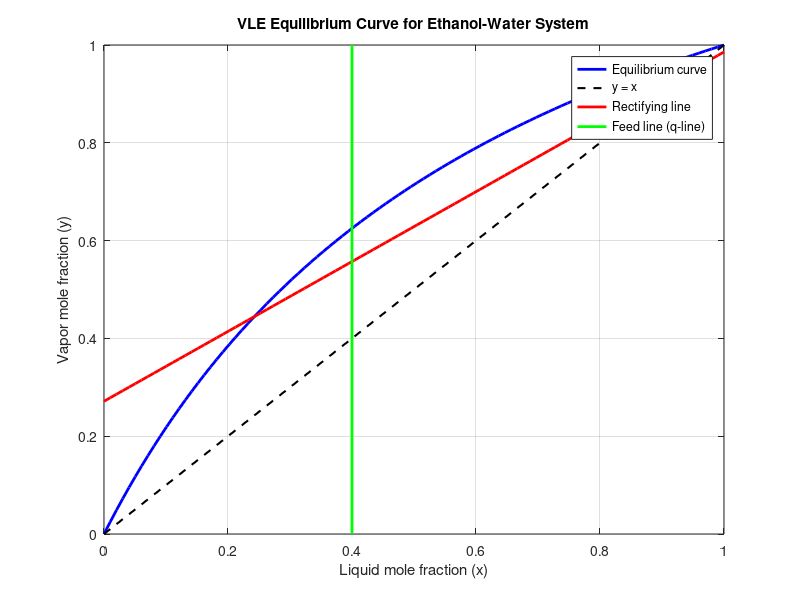

Write the MATLAB code that produced this figure.
clear
clc
close all

% Relative volatility for ethanol-water mixture
alpha = 2.5;

x = linspace(0,1,100);

% Equilibrium relation
y = (alpha .* x) ./ (1 + (alpha - 1).*x);

figure
plot(x,y,'b','LineWidth',2)
hold on

plot(x,x,'k--','LineWidth',1.5)

xlabel('Liquid mole fraction (x)')
ylabel('Vapor mole fraction (y)')
title('VLE Equilibrium Curve for Ethanol-Water System')

legend('Equilibrium curve','y = x')
grid on

% Distillation specifications
xD = 0.95;   
xB = 0.05;   
R  = 2.5;    

% Rectifying operating line
y_rect = (R/(R+1))*x + xD/(R+1);

plot(x,y_rect,'r','LineWidth',2)

legend('Equilibrium curve','y = x','Rectifying operating line')

xF=0.4;    
q=1;      


if q==1
    x_q=[xF xF];
    y_q=[0 1];
    plot(x_q,y_q,'g','LineWidth',2)
else
    y_q = (q/(q-1))*x-xF/(q-1);
    plot(x,y_q,'g','LineWidth',2)
end

legend('Equilibrium curve','y = x','Rectifying line','Feed line (q-line)')
